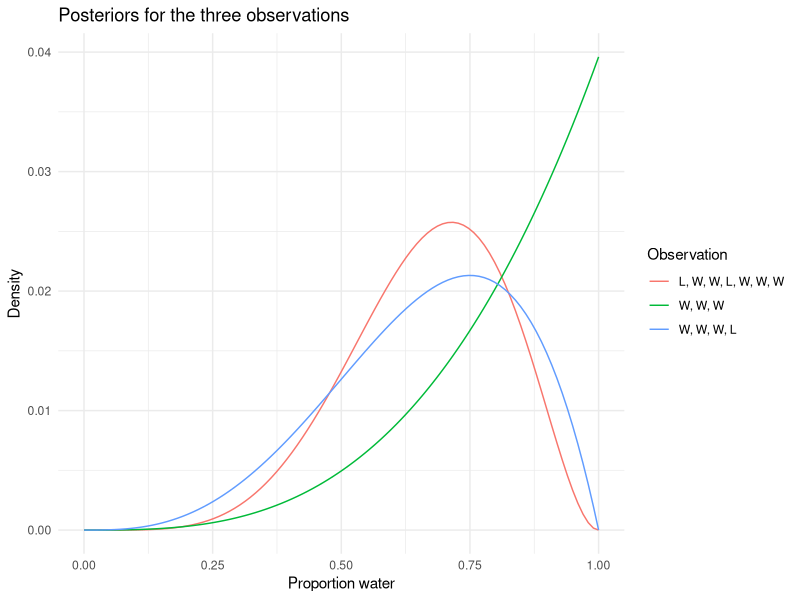

Recreate this plot in R.
## ---- chunk 1
knitr::opts_chunk$set(echo = TRUE)
library(tidyverse)
#library(brms)
## ---- chunk 2
grid_steps <- 100
data2M1 <-
 tibble(p_grid            = rep(seq(from = 0, to = 1, length.out = grid_steps), 3),
        prior             = 1,
        waters            = c(rep(3, grid_steps), rep(3, grid_steps), rep(5, grid_steps)),
        sizes             = c(rep(3, grid_steps), rep(4, grid_steps), rep(7, grid_steps)),
        Observation       = c(rep("W, W, W", grid_steps), 
                              rep("W, W, W, L", grid_steps), 
                              rep("L, W, W, L, W, W, W", grid_steps))) %>%                      
   group_by(Observation) %>% 
   mutate(likelihood      = dbinom(waters, size = sizes , prob = p_grid)) %>%  
   mutate(unstd_posterior = likelihood * prior) %>%                  
   mutate(posterior       = unstd_posterior / sum(unstd_posterior))

ggplot(data = data2M1, aes(x = p_grid, y = posterior, colour = Observation)) +
geom_line() +
labs(x = "Proportion water",
     y = "Density") +
theme_minimal() + 
ggtitle("Posteriors for the three observations")
